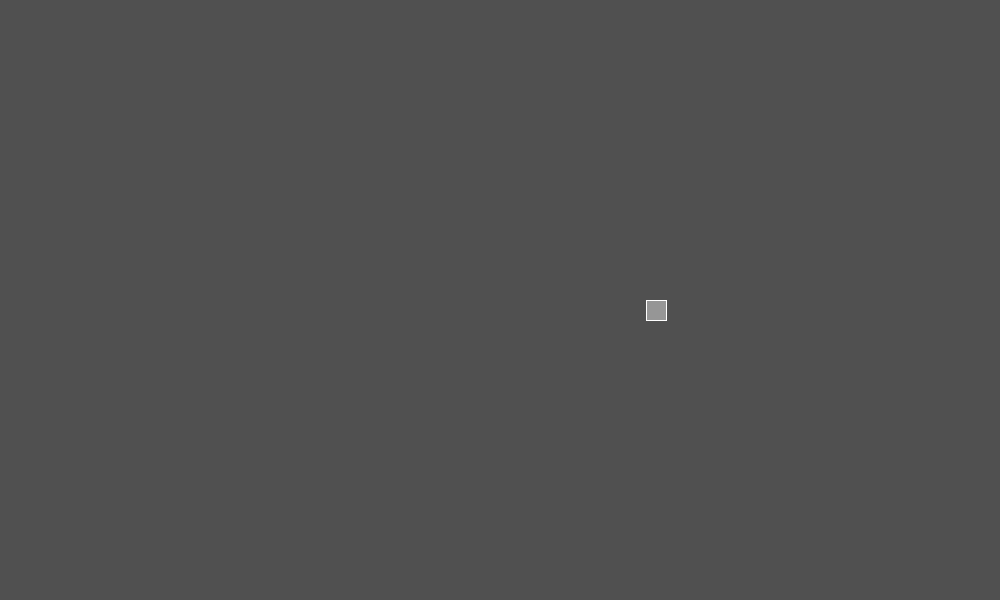
Frame 1 (no input)
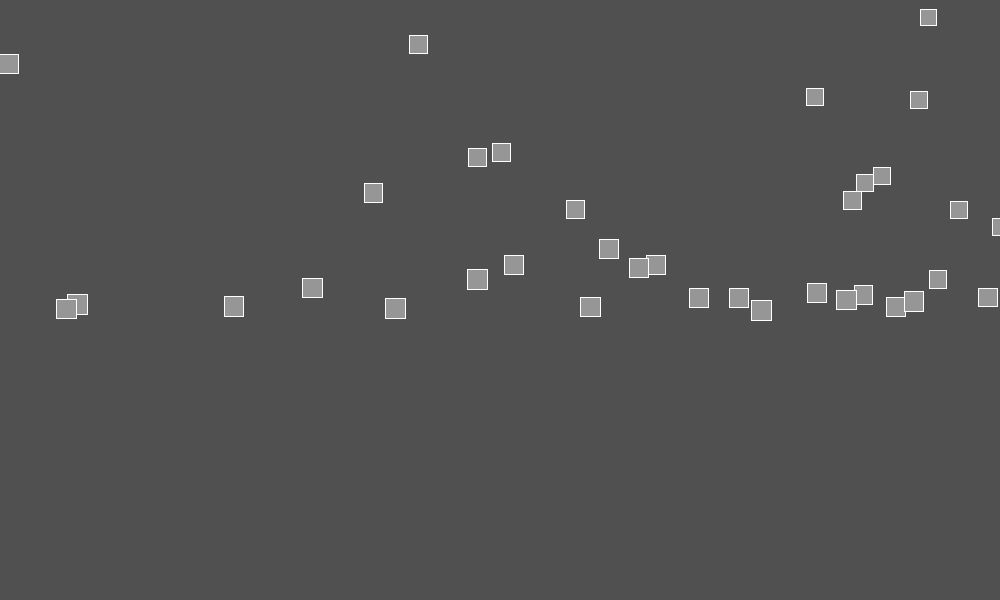
Frame 60 (the mouse pressed at the canvas centre just before this capture)
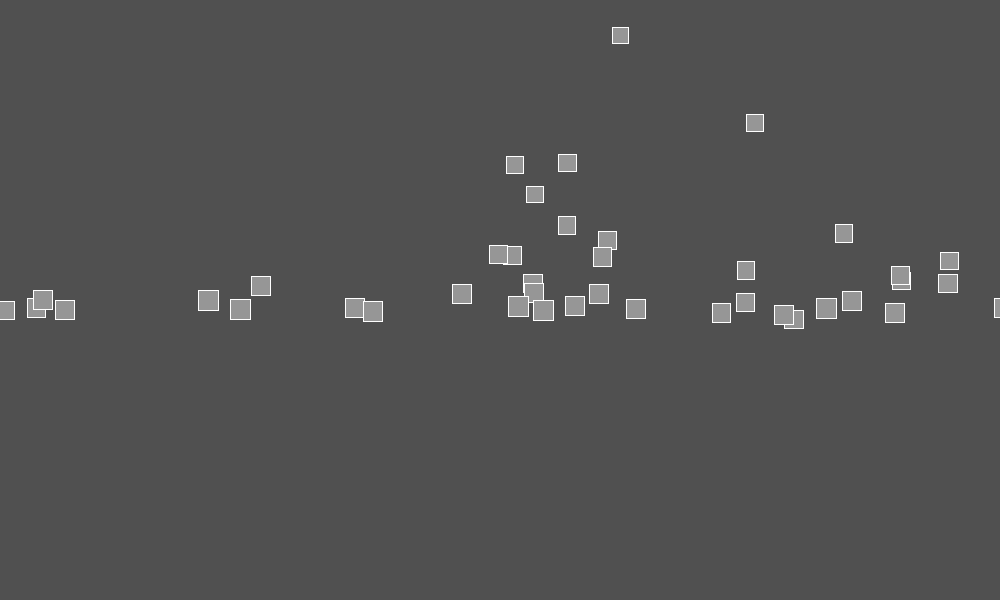
Frame 120 (the mouse held since frame 60 and released just before this capture)

The Processing sketch that drew these frames (run headless with seeded random() and noise(); from frame 60 on, the mouse is pressed at the canvas centre):

// Processing sketch: Week_10_Particles
// ── Week_10_Particles.pde
ArrayList<Particle> particles = new ArrayList<Particle>();

PVector rP1;
PVector rP2;
PVector rP3;
PVector rP4;

void setup() {
  size(1000, 600);
  background(50);
  
 rP1= new PVector(width/2-100,height/2);
 rP2=new PVector(width/2+100,height/2);
 rP3=new PVector(width/2,height/2+100);
 rP4=new PVector(width/2,height/2-100);
  
}

void draw() {
  background(80);
  
  particles.add(new Particle(random(1,1000), height/2));
  
  for (int i = 0; i < particles.size(); i++) {
    Particle p = particles.get(i);
    p.addAttract(mouseX, mouseY, 100);
    
    p.addRepel(rP1.x, rP1.y,80);
    p.addRepel(rP2.x,rP2.y,60);
    p.addRepel(rP3.x,rP3.y,50);
    
    p.update();
    p.display();
    
    if (p.life < 0) {
      particles.remove(i);
    }
  }
}
// ── Classclass.pde
class Particle {
  PVector pos;
  PVector vel;
  PVector acc;
  float life;
  float maxSpeed;
  float repelPoint;
  

  Particle(float x, float y) {
    pos = new PVector(x, y);
    vel = new PVector(random(-1, 1), random(-1, 1));
    acc = new PVector(0, 0);
    life = 300;
    maxSpeed = 70;
    repelPoint = 50;
  }

  void update() {
    acc.mult(0.5);
    vel.add(acc);
    vel.limit(maxSpeed);
    pos.add(vel);

    life--;
  }

  void display() {
    float s = map(life, 300, 0, 20, 0);
    fill(150);
    stroke(255);
    rect(pos.x, pos.y, s, s);
  }

  void addAttract(float x, float y, float maxForce) {
    float angle = atan2(y - pos.y, x - pos.x);
    float forceStr = maxForce / (1 + dist(pos.x, x, pos.y, y));
    PVector newForce = new PVector(cos(angle), sin(angle));
    newForce = newForce.mult(forceStr);
    acc.add(newForce);
    // pos is direction 
    
  
  }

  void addRepel(float x, float y, float maxForce) {
   float angle = atan2(y - pos.y, x - pos.x)+PI;
    float forceStr = maxForce / (1 + dist(pos.x, x, pos.y, y));
    PVector newForce = new PVector(cos(angle), sin(angle));
    newForce = newForce.mult(forceStr);
    acc.add(newForce);
    
    for(int i=0; i>5; i++){
      
    }
  }
}
